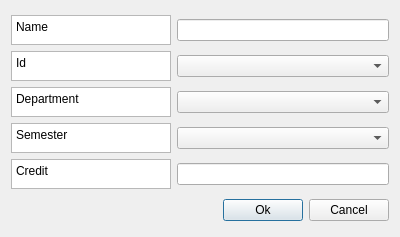
<?xml version="1.0" encoding="UTF-8"?>
<ui version="4.0">
 <class>new_course</class>
 <widget class="QDialog" name="new_course">
  <property name="geometry">
   <rect>
    <x>0</x>
    <y>0</y>
    <width>400</width>
    <height>237</height>
   </rect>
  </property>
  <property name="windowTitle">
   <string>Dialog</string>
  </property>
  <layout class="QVBoxLayout" name="verticalLayout_5">
   <item>
    <layout class="QVBoxLayout" name="verticalLayout">
     <item>
      <layout class="QHBoxLayout" name="horizontalLayout">
       <item>
        <widget class="QTextBrowser" name="textBrowser">
         <property name="sizePolicy">
          <sizepolicy hsizetype="Minimum" vsizetype="Minimum">
           <horstretch>0</horstretch>
           <verstretch>0</verstretch>
          </sizepolicy>
         </property>
         <property name="maximumSize">
          <size>
           <width>160</width>
           <height>30</height>
          </size>
         </property>
         <property name="html">
          <string>&lt;!DOCTYPE HTML PUBLIC &quot;-//W3C//DTD HTML 4.0//EN&quot; &quot;http://www.w3.org/TR/REC-html40/strict.dtd&quot;&gt;
&lt;html&gt;&lt;head&gt;&lt;meta name=&quot;qrichtext&quot; content=&quot;1&quot; /&gt;&lt;style type=&quot;text/css&quot;&gt;
p, li { white-space: pre-wrap; }
&lt;/style&gt;&lt;/head&gt;&lt;body style=&quot; font-family:'Noto Sans'; font-size:9pt; font-weight:400; font-style:normal;&quot;&gt;
&lt;p style=&quot; margin-top:0px; margin-bottom:0px; margin-left:0px; margin-right:0px; -qt-block-indent:0; text-indent:0px;&quot;&gt;Name&lt;/p&gt;&lt;/body&gt;&lt;/html&gt;</string>
         </property>
        </widget>
       </item>
       <item>
        <widget class="QLineEdit" name="name">
         <property name="sizePolicy">
          <sizepolicy hsizetype="Expanding" vsizetype="Fixed">
           <horstretch>0</horstretch>
           <verstretch>0</verstretch>
          </sizepolicy>
         </property>
        </widget>
       </item>
      </layout>
     </item>
     <item>
      <layout class="QHBoxLayout" name="horizontalLayout_11">
       <item>
        <widget class="QTextBrowser" name="textBrowser_11">
         <property name="sizePolicy">
          <sizepolicy hsizetype="Minimum" vsizetype="Minimum">
           <horstretch>0</horstretch>
           <verstretch>0</verstretch>
          </sizepolicy>
         </property>
         <property name="maximumSize">
          <size>
           <width>160</width>
           <height>30</height>
          </size>
         </property>
         <property name="html">
          <string>&lt;!DOCTYPE HTML PUBLIC &quot;-//W3C//DTD HTML 4.0//EN&quot; &quot;http://www.w3.org/TR/REC-html40/strict.dtd&quot;&gt;
&lt;html&gt;&lt;head&gt;&lt;meta name=&quot;qrichtext&quot; content=&quot;1&quot; /&gt;&lt;style type=&quot;text/css&quot;&gt;
p, li { white-space: pre-wrap; }
&lt;/style&gt;&lt;/head&gt;&lt;body style=&quot; font-family:'Noto Sans'; font-size:9pt; font-weight:400; font-style:normal;&quot;&gt;
&lt;p style=&quot; margin-top:0px; margin-bottom:0px; margin-left:0px; margin-right:0px; -qt-block-indent:0; text-indent:0px;&quot;&gt;Id&lt;/p&gt;&lt;/body&gt;&lt;/html&gt;</string>
         </property>
        </widget>
       </item>
       <item>
        <widget class="QComboBox" name="id"/>
       </item>
      </layout>
     </item>
     <item>
      <layout class="QHBoxLayout" name="horizontalLayout_2">
       <item>
        <widget class="QTextBrowser" name="textBrowser_2">
         <property name="sizePolicy">
          <sizepolicy hsizetype="Minimum" vsizetype="Minimum">
           <horstretch>0</horstretch>
           <verstretch>0</verstretch>
          </sizepolicy>
         </property>
         <property name="maximumSize">
          <size>
           <width>160</width>
           <height>30</height>
          </size>
         </property>
         <property name="html">
          <string>&lt;!DOCTYPE HTML PUBLIC &quot;-//W3C//DTD HTML 4.0//EN&quot; &quot;http://www.w3.org/TR/REC-html40/strict.dtd&quot;&gt;
&lt;html&gt;&lt;head&gt;&lt;meta name=&quot;qrichtext&quot; content=&quot;1&quot; /&gt;&lt;style type=&quot;text/css&quot;&gt;
p, li { white-space: pre-wrap; }
&lt;/style&gt;&lt;/head&gt;&lt;body style=&quot; font-family:'Noto Sans'; font-size:9pt; font-weight:400; font-style:normal;&quot;&gt;
&lt;p style=&quot; margin-top:0px; margin-bottom:0px; margin-left:0px; margin-right:0px; -qt-block-indent:0; text-indent:0px;&quot;&gt;Department&lt;/p&gt;&lt;/body&gt;&lt;/html&gt;</string>
         </property>
        </widget>
       </item>
       <item>
        <widget class="QComboBox" name="dept"/>
       </item>
      </layout>
     </item>
     <item>
      <layout class="QHBoxLayout" name="horizontalLayout_12">
       <item>
        <widget class="QTextBrowser" name="textBrowser_12">
         <property name="sizePolicy">
          <sizepolicy hsizetype="Minimum" vsizetype="Minimum">
           <horstretch>0</horstretch>
           <verstretch>0</verstretch>
          </sizepolicy>
         </property>
         <property name="maximumSize">
          <size>
           <width>160</width>
           <height>30</height>
          </size>
         </property>
         <property name="html">
          <string>&lt;!DOCTYPE HTML PUBLIC &quot;-//W3C//DTD HTML 4.0//EN&quot; &quot;http://www.w3.org/TR/REC-html40/strict.dtd&quot;&gt;
&lt;html&gt;&lt;head&gt;&lt;meta name=&quot;qrichtext&quot; content=&quot;1&quot; /&gt;&lt;style type=&quot;text/css&quot;&gt;
p, li { white-space: pre-wrap; }
&lt;/style&gt;&lt;/head&gt;&lt;body style=&quot; font-family:'Noto Sans'; font-size:9pt; font-weight:400; font-style:normal;&quot;&gt;
&lt;p style=&quot; margin-top:0px; margin-bottom:0px; margin-left:0px; margin-right:0px; -qt-block-indent:0; text-indent:0px;&quot;&gt;Semester&lt;/p&gt;&lt;/body&gt;&lt;/html&gt;</string>
         </property>
        </widget>
       </item>
       <item>
        <widget class="QComboBox" name="semester"/>
       </item>
      </layout>
     </item>
     <item>
      <layout class="QHBoxLayout" name="horizontalLayout_17">
       <item>
        <widget class="QTextBrowser" name="textBrowser_17">
         <property name="sizePolicy">
          <sizepolicy hsizetype="Minimum" vsizetype="Minimum">
           <horstretch>0</horstretch>
           <verstretch>0</verstretch>
          </sizepolicy>
         </property>
         <property name="maximumSize">
          <size>
           <width>160</width>
           <height>30</height>
          </size>
         </property>
         <property name="html">
          <string>&lt;!DOCTYPE HTML PUBLIC &quot;-//W3C//DTD HTML 4.0//EN&quot; &quot;http://www.w3.org/TR/REC-html40/strict.dtd&quot;&gt;
&lt;html&gt;&lt;head&gt;&lt;meta name=&quot;qrichtext&quot; content=&quot;1&quot; /&gt;&lt;style type=&quot;text/css&quot;&gt;
p, li { white-space: pre-wrap; }
&lt;/style&gt;&lt;/head&gt;&lt;body style=&quot; font-family:'Noto Sans'; font-size:9pt; font-weight:400; font-style:normal;&quot;&gt;
&lt;p style=&quot; margin-top:0px; margin-bottom:0px; margin-left:0px; margin-right:0px; -qt-block-indent:0; text-indent:0px;&quot;&gt;Credit&lt;/p&gt;&lt;/body&gt;&lt;/html&gt;</string>
         </property>
        </widget>
       </item>
       <item>
        <widget class="QLineEdit" name="credit">
         <property name="sizePolicy">
          <sizepolicy hsizetype="Expanding" vsizetype="Fixed">
           <horstretch>0</horstretch>
           <verstretch>0</verstretch>
          </sizepolicy>
         </property>
        </widget>
       </item>
      </layout>
     </item>
    </layout>
   </item>
   <item>
    <layout class="QHBoxLayout" name="horizontalLayout_18">
     <item>
      <spacer name="horizontalSpacer">
       <property name="orientation">
        <enum>Qt::Horizontal</enum>
       </property>
       <property name="sizeHint" stdset="0">
        <size>
         <width>40</width>
         <height>20</height>
        </size>
       </property>
      </spacer>
     </item>
     <item>
      <widget class="QPushButton" name="pushButton_2">
       <property name="text">
        <string>Ok</string>
       </property>
      </widget>
     </item>
     <item>
      <widget class="QPushButton" name="pushButton">
       <property name="text">
        <string>Cancel</string>
       </property>
      </widget>
     </item>
    </layout>
   </item>
  </layout>
 </widget>
 <resources/>
 <connections/>
</ui>
